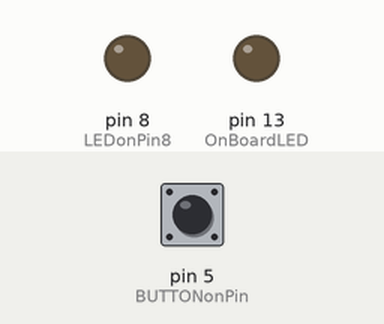
This sketch was run on a simulated Arduino Uno, built with avr-gcc and run on an emulated ATmega328P. Parts: output pins drawn as LEDs (lit = HIGH). The inputs (shaded band) are chosen by the test bench; at power-on: pin 5 (BUTTONonPin) HIGH.

Above: at 1.2 s.
1.3 s: pin 5 (BUTTONonPin) pulled LOW for 0.15 s
At 1.37 s:
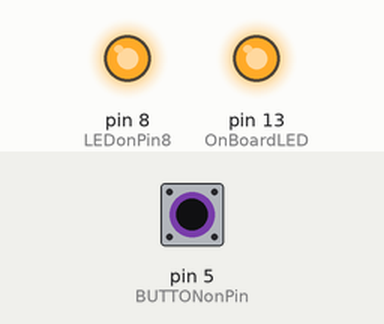
2.9 s: pin 5 (BUTTONonPin) pulled LOW for 3.2 s
At 7.2 s:
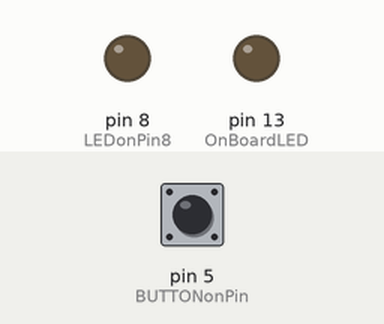
Timing chart, 0 to 8.7 s (numbered marks = the images above; inputs shaded):
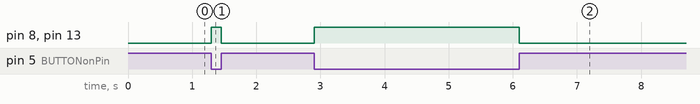

Measured:
- after the input at 1.3 s, pin 8 (LEDonPin8), pin 13 (OnBoardLED): LOW → HIGH at once, → LOW 0.15 s later
- after the input at 2.9 s, pin 8 (LEDonPin8), pin 13 (OnBoardLED): LOW → HIGH at once, → LOW 3.2 s later

The sketch:

03.binarySelection.ino
```cpp
/*  Author:

  Learning Intention:
  The students understand binary selection logic and apply it to a simple control structures.

  Success Criteria:
    1.  I understand binary selection is asking questions that only have a true and false outcome
    2.  I can apply different comparison operators to get a desired outcome in a basic if else
        control structure
    3.  I understand 'if', 'if else', and 'if else if else'
    4.  I understand the difference between a 'nested if', and using boolean operators
    5.  I can read a simple logic flowchart

  Student Notes:
  Comparison Operators
    - != (not equal to)
    - < (less than)
    - <= (less than or equal to)
    - == (equal to)
    - > (greater than)
    - >= (greater than or equal to)

    Boolean Operators
    - ! (logical not)
    - && (logical and)
    - || (logical or)


  Documentation:
    https://www.arduino.cc/reference/en/#structure
    https://github.com/TempeHS/TempeHS_Ardunio_Bootcamp/blob/main/03.binarySelection/Readme.md

*/

static unsigned int OnBoardLED = 13;
static unsigned int LEDonPin8 = 8;
static unsigned int BUTTONonPin = 5;

void setup() {
  Serial.begin(9600);
  pinMode(OnBoardLED, OUTPUT);
  pinMode(LEDonPin8, OUTPUT);
  pinMode(BUTTONonPin, INPUT);
}

void loop() {
  bool reading = digitalRead(BUTTONonPin);
  if (!reading) {
  digitalWrite(OnBoardLED, 1);
  digitalWrite(LEDonPin8, 1);
  } else {
  digitalWrite(OnBoardLED, 0);
  digitalWrite(LEDonPin8, 0);
  }

}
```
